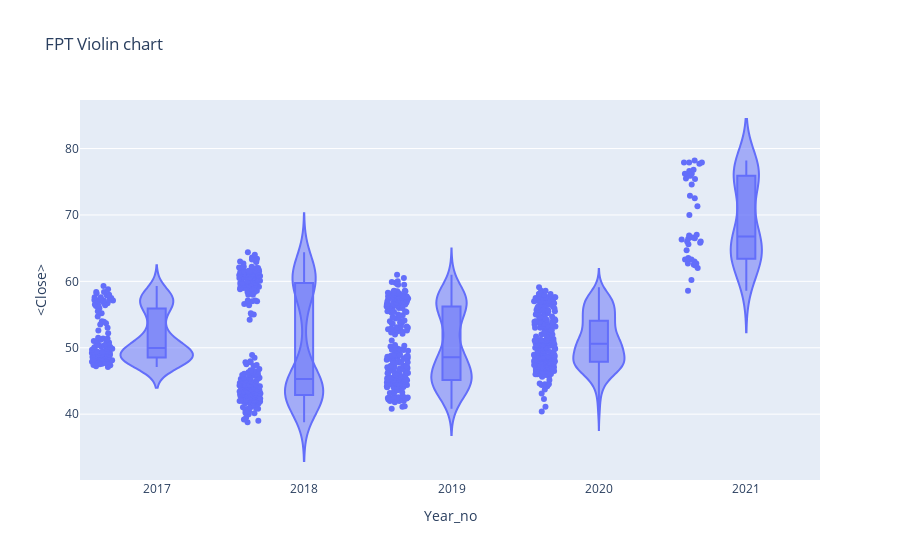

Notebook cell for this chart:
### Code cell
#px.violin(df_tips, y="tip", x="smoker", color="sex", box=True, points="all",
#          hover_data=df_tips.columns)

fig = go.Figure()
px.violin(df,x='Year_no',y='<Close>',box =True, points='all',
         hover_data=df.columns, title = 'FPT Violin chart')

### Figure 1 — Plotly figure (JSON) as saved in the notebook; plotly's stock layout.template omitted (floating-point values rounded to 4 significant figures; data arrays with more than 128 entries replaced by an {"elided": "..."} marker saying what was removed)
{"data": [{"alignmentgroup": "True", "box": {"visible": true}, "customdata": {"elided": "900x3 mixed values"}, "hovertemplate": "Year_no=%{x}<br><Close>=%{y}<br>datetime=%{customdata[0]}<br><Volume>=%{customdata[1]}<br>Period=%{customdata[2]}<extra></extra>", "legendgroup": "", "marker": {"color": "#636efa"}, "name": "", "offsetgroup": "", "orientation": "v", "points": "all", "scalegroup": "True", "showlegend": false, "type": "violin", "x": {"elided": "900 int values"}, "x0": " ", "xaxis": "x", "y": {"elided": "900 float values"}, "y0": " ", "yaxis": "y"}], "layout": {"legend": {"tracegroupgap": 0}, "title": {"text": "FPT Violin chart"}, "violinmode": "group", "xaxis": {"anchor": "y", "domain": [0, 1], "title": {"text": "Year_no"}}, "yaxis": {"anchor": "x", "domain": [0, 1], "title": {"text": "<Close>"}}}}
